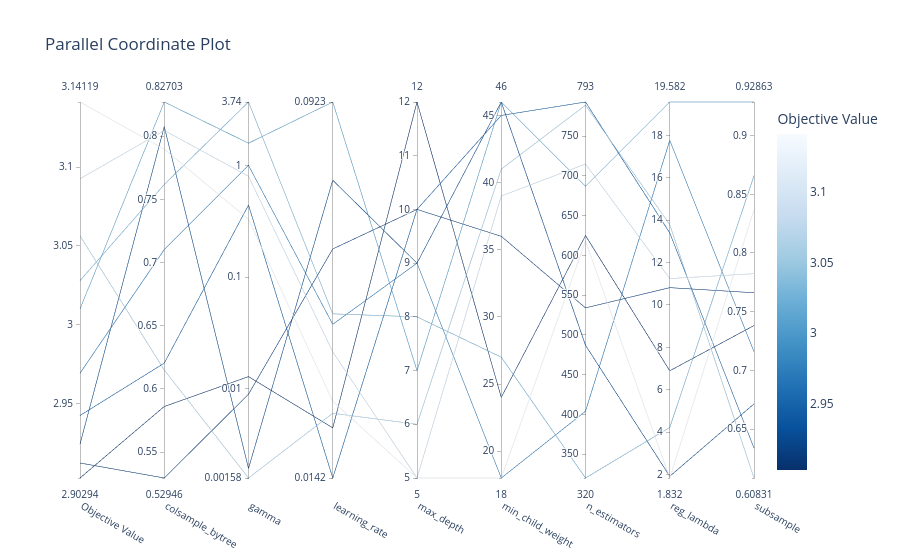

Notebook cell for this chart:
### Code cell
fig_parallel.show()

### Figure 1 — Plotly figure (JSON) as saved in the notebook; plotly's stock layout.template omitted (floating-point values rounded to 4 significant figures)
{"data": [{"dimensions": [{"label": "Objective Value", "range": [2.903, 3.141], "values": [3.056, 2.943, 3.141, 3.028, 3.01, 2.912, 3.093, 2.969, 2.903, 2.924]}, {"label": "colsample_bytree", "range": [0.5295, 0.827], "values": [0.615, 0.6204, 0.7897, 0.7617, 0.827, 0.5295, 0.8045, 0.7103, 0.586, 0.8075]}, {"label": "gamma", "range": [-2.801, 0.5728], "ticktext": ["0.00158", "0.01", "0.1", "1", "3.74"], "tickvals": [-2.801, -2, -1, 0, 0.5728], "values": [-2.801, -0.3521, -0.4797, 0.5728, 0.203, -2.049, -0.09333, 0.004184, -1.892, -2.715]}, {"label": "learning_rate", "range": [-1.849, -1.035], "ticktext": ["0.0142", "0.0923"], "tickvals": [-1.849, -1.035], "values": [-1.709, -1.849, -1.683, -1.494, -1.035, -1.353, -1.576, -1.516, -1.74, -1.204]}, {"label": "max_depth", "range": [5, 12], "values": [6, 10, 5, 8, 7, 10, 5, 9, 12, 9]}, {"label": "min_child_weight", "range": [18, 46], "values": [41, 45, 18, 27, 46, 36, 39, 18, 24, 46]}, {"label": "n_estimators", "range": [320, 793], "values": [789, 793, 618, 320, 687, 534, 715, 404, 625, 487]}, {"label": "reg_lambda", "range": [1.832, 19.58], "values": [13.79, 13.4, 1.832, 4.216, 19.58, 10.82, 11.25, 17.77, 6.894, 1.912]}, {"label": "subsample", "range": [0.6083, 0.9286], "values": [0.6083, 0.6338, 0.8369, 0.8657, 0.9286, 0.7661, 0.7824, 0.7159, 0.7382, 0.6715]}], "labelangle": 30, "labelside": "bottom", "line": {"color": [3.056, 2.943, 3.141, 3.028, 3.01, 2.912, 3.093, 2.969, 2.903, 2.924], "colorbar": {"title": {"text": "Objective Value"}}, "colorscale": [[0, "rgb(247,251,255)"], [0.125, "rgb(222,235,247)"], [0.25, "rgb(198,219,239)"], [0.375, "rgb(158,202,225)"], [0.5, "rgb(107,174,214)"], [0.625, "rgb(66,146,198)"], [0.75, "rgb(33,113,181)"], [0.875, "rgb(8,81,156)"], [1, "rgb(8,48,107)"]], "reversescale": true, "showscale": true}, "type": "parcoords"}], "layout": {"title": {"text": "Parallel Coordinate Plot"}}}
